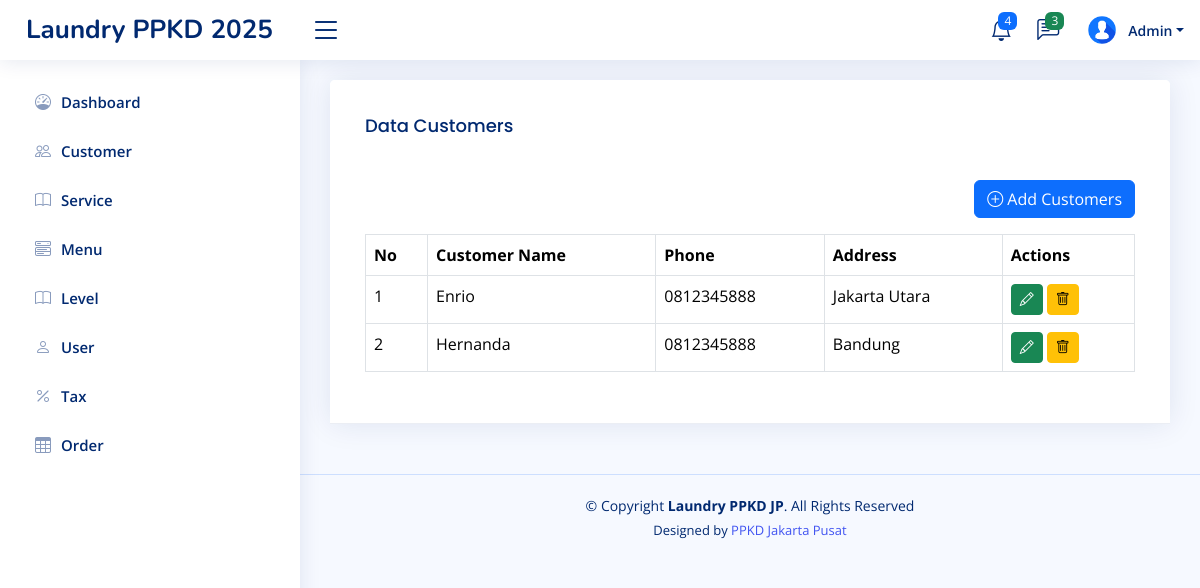
Page /home.php?page=customer (signed in) on the committed database.
### tables this page shows
CREATE TABLE `level_menus` (
  `id` int(11) NOT NULL,
  `level_id` int(11) NOT NULL,
  `menu_id` int(11) NOT NULL,
  `created_at` timestamp NOT NULL DEFAULT current_timestamp(),
  `updated_at` timestamp NULL DEFAULT NULL ON UPDATE current_timestamp()
);

CREATE TABLE `menus` (
  `id` int(11) NOT NULL,
  `name` varchar(30) NOT NULL,
  `icon` varchar(30) NOT NULL,
  `link` varchar(30) NOT NULL,
  `order` int(11) NOT NULL,
  `created_at` timestamp NOT NULL DEFAULT current_timestamp(),
  `updated_at` timestamp NULL DEFAULT NULL ON UPDATE current_timestamp()
);

CREATE TABLE `customers` (
  `id` int(11) NOT NULL,
  `name` varchar(100) NOT NULL,
  `phone` varchar(15) NOT NULL,
  `address` text NOT NULL,
  `created_at` timestamp NOT NULL DEFAULT current_timestamp(),
  `updated_at` timestamp NULL DEFAULT NULL ON UPDATE current_timestamp()
);

### pages/customer.php (the view, shortened to what this page needs)
<?php
$q_customers = mysqli_query($config, "SELECT  * FROM customers");
$customers = mysqli_fetch_all($q_customers, MYSQLI_ASSOC);
?>
<!DOCTYPE html>
<html lang="en">
<head>
</head>
<body>
    <div class="row">
        <div class="col-sm-12">
            <div class="card">
                <div class="card-header">
                    <div class="card-body">
                        <h3 class="card-title">Data Customers</h3>
                    </div>
                    <div class="card-body">
                        <div class="d-flex mb-3 justify-content-end">
                            <a href="?page=tambah-customer" class="btn btn-primary">
                                <i class="bi bi-plus-circle"></i> Add Customers
                            </a>
                        </div>
                        <table class="table table-bordered">
                            <tr>
                                <th>No</th>
                                <th>Customer Name</th>
                                <th>Phone</th>
                                <th>Address</th>
                                <th>Actions</th>
                            </tr>
                            <?php
                            foreach ($customers as $key => $customer) {
                            ?>
                            <tr>
                                <td><?php echo $key + 1 ?></td>
                                <td><?php echo $customer['name'] ?></td>
                                <td><?php echo $customer['phone'] ?></td>
                                <td><?php echo $customer['address'] ?></td>
                                <td>
                                    <a class="btn btn-success btn-sm"
                                        href="?page=tambah-customer&edit=<?= $customer['id'] ?>">
                                        <i class="bi bi-pencil"></i>
                                    </a>
                                    <form class="d-inline" action="?page=customer&delete=<?= $customer['id'] ?>"
                                        method="post" onclick="return confirm('Are you sure you want to delete?')">
                                        <button type="submit" class="btn btn-warning btn-sm">
                                            <i class="bi bi-trash"></i>
                                        </button>
                                    </form>
                                </td>
                            </tr>
                            <?php
                            }
                            ?>
                        </table>
                    </div>
                </div>
            </div>
        </div>
    </div>
</body>
</html>

### inc/sidebar.php
<?php
$level_id = $_SESSION['LEVEL_ID'] ?? '';
$querylevelMenu = mysqli_query($config, "SELECT * FROM menus JOIN level_menus ON menus.id = level_menus.menu_id WHERE level_id = '$level_id' ORDER BY `order` ASC");
$rowLevelMenus = mysqli_fetch_all($querylevelMenu, MYSQLI_ASSOC);
?>
<aside id="sidebar" class="sidebar">
    <ul class="sidebar-nav" id="sidebar-nav">
        <?php foreach ($rowLevelMenus as $rowLevelMenu): ?>
            <li class="nav-item">
                <a class="nav-link collapsed" href="?page=<?= $rowLevelMenu['link'] ?>">
                    <i class="<?= $rowLevelMenu['icon'] ?>"></i>
                    <span><?= $rowLevelMenu['name'] ?></span>
                </a>
            </li>
        <?php endforeach ?>
</aside>

### assets/css/style.css (style rules this page uses)
:root { scroll-behavior: smooth; }
body { font-family: "Open Sans", sans-serif; background: #f6f9ff; color: #444444; }
a { color: #4154f1; text-decoration: none; }
h1, h2, h3, h4, h5, h6 { font-family: "Nunito", sans-serif; }
.card { margin-bottom: 30px; border: none; border-radius: 5px; box-shadow: 0px 0 30px rgba(1, 41, 112, 0.1); }
.card-header, .card-footer { border-color: #ebeef4; background-color: #fff; color: #798eb3; padding: 15px; }
.card-title { padding: 20px 0 15px 0; font-size: 18px; font-weight: 500; color: #012970; font-family: "Poppins", sans-serif; }
.card-body { padding: 0 20px 20px 20px; }
.sidebar { position: fixed; top: 60px; left: 0; bottom: 0; width: 300px; z-index: 996; transition: all 0.3s; padding: 20px; overflow-y: auto; scrollbar-width: thin; scrollbar-color: #aab7cf transparent; box-shadow: 0px 0px 20px rgba(1, 41, 112, 0.1); background-color: #fff; }
.sidebar-nav { padding: 0; margin: 0; list-style: none; }
.sidebar-nav li { padding: 0; margin: 0; list-style: none; }
.sidebar-nav .nav-item { margin-bottom: 5px; }
.sidebar-nav .nav-link { display: flex; align-items: center; font-size: 15px; font-weight: 600; color: #4154f1; transition: 0.3; background: #f6f9ff; padding: 10px 15px; border-radius: 4px; }
.sidebar-nav .nav-link i { font-size: 16px; margin-right: 10px; color: #4154f1; }
.sidebar-nav .nav-link.collapsed { color: #012970; background: #fff; }
.sidebar-nav .nav-link.collapsed i { color: #899bbd; }

### rows in the picture
level_menus: menu.name "Dashboard"
level_menus: menu.name "Customer"
level_menus: menu.name "Service"
level_menus: menu.name "Menu"
level_menus: menu.name "Level"
level_menus: menu.name "User"
level_menus: menu.name "Tax"
level_menus: menu.name "Order"
customers: name "Enrio", phone "0812345888", address "Jakarta Utara"
customers: name "Hernanda", phone "0812345888", address "Bandung"

### other values in the picture
$_SESSION['NAME'] "Admin"
